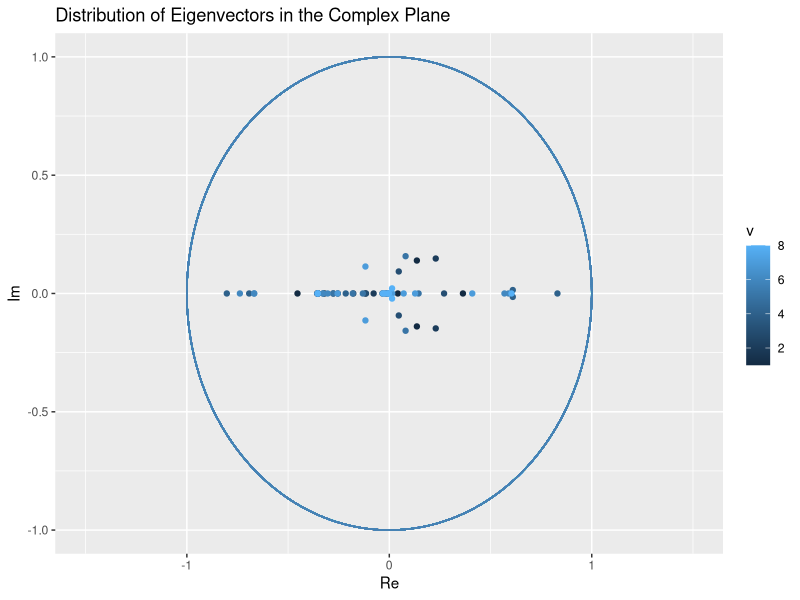
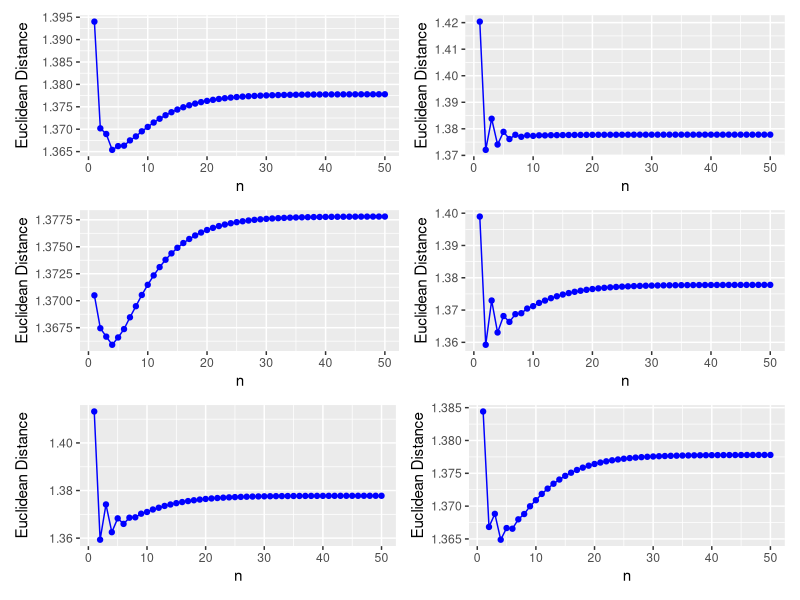
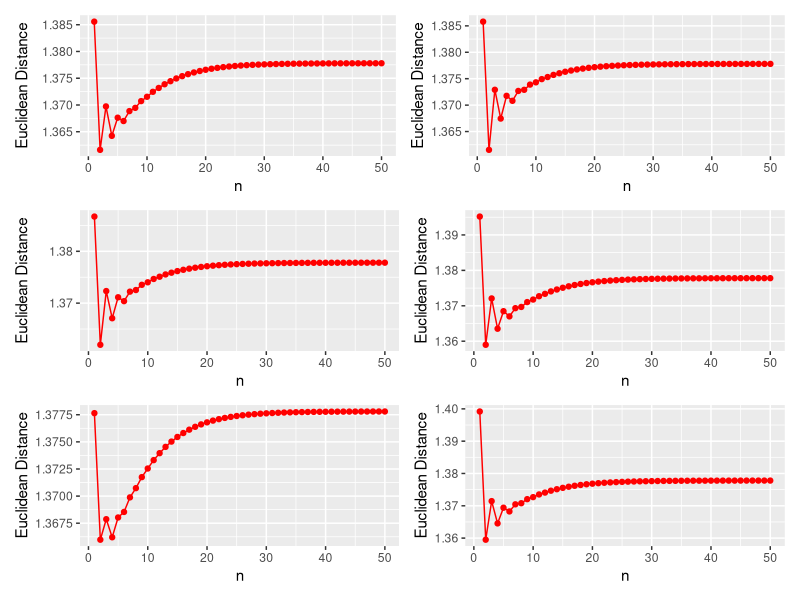

Recreate these plots in R, in order.
## ---- chunk 1
knitr::opts_chunk$set(echo = TRUE, eval = TRUE, fig.align = "center", 
                      message = FALSE, warning = FALSE)
library(tidyverse)
library(knitr)
library(patchwork)
library(ggfortify)
library(matrixcalc)
col_str <- "blue"
## ---- chunk 2
# generates rows of size P which are valid probability distributions
r0 <- function(M){
  prob <- runif(M,0,1)
  prob/sum(prob) # return normalized random row vector
}

r1 <- function(M){
  prob <- runif(M,0,1)
  num_zeros <- sample(1:(M-1),1)
  choices <- sample(1:M, num_zeros)
  prob[choices] <- 0
  prob/sum(prob) # return normalized random row vector
}
## ---- chunk 3
# initialize random P
rand_M <- function(M,row_fxn){
  P <- matrix(rep(NA, M * M), ncol = M)  # create transition matrix
  for(i in 1:M){P[i,] = row_fxn(M)}
  P
}
## ---- chunk 4
M <- 8
P <- rand_M(M,r1)
## ---- chunk 5
eig_P <- eigen(P)
eig_vectors <- eig_P[2]
evec <- data.frame(eig_vectors)

cols <- 3 # set 3 to hold (re,im) pair and whose row it belongs to
complex <- matrix(rep(NA,cols*M*M), ncol = cols)
colnames(complex) <- c("Re","Im","v")
for(i in 1:M){
  for(j in 1:M){
    curr <- evec[i,j]
    complex[M*(i-1) + j, ] <- c(Re(curr),Im(curr),i) 
  }
}
## ---- chunk 6
r <- 1
ep <- 0.5
ggplot(complex) + 
  geom_point(aes(x = Re, y = Im, color = v)) + 
  labs(x = "Re", y = "Im", title = "Distribution of Eigenvectors in the Complex Plane") +
  xlim(-(r+ep),r+ep) + ylim(-r,r) +
  ggforce::geom_circle(aes(x0=0,y0=0,r=r), color = "steelblue")
## ---- chunk 7
set.seed(23)
it <- 50 # set number of iterations of transition matrix

evolve <- function(pi){
  # simulate and record evolution of pi
  vals <- matrix(rep(NA, (M+1) * it), ncol = (M+1))
  # rename the columns
  str_vec <- rep(NA, M)
  for(i in 1:M){str_vec[i] = paste("x",i,sep="")}
  colnames(vals) <- c("n",str_vec)
  # evolve pi 
  for(i in 1:it){
    vals[i, ] = c(i, pi %*% matrix.power(P,i))
  }
  #store the values in a dataframe
  vals_ <- data.frame(vals) # store indices as base df in case they are needed
  vals <- subset(vals_, select = -c(n))
  vals
}
## ---- chunk 8

pi0 <- r1(M) # create some initial distribution
st <- evec[1,1] # choose reference vector to find distance from

distance <- function(pi,ref_dist){
  #plot difference from a reference/stationary distribution
  diff <- rbind(evolve(pi),ref_dist)
  dist_vec <- rep(0, it)
  for(i in 1:it){
    curr_dist <- stats::dist(diff[c(i,it+1),], method = "euclidean")
    dist_vec[i] <- curr_dist
  }
  data.frame(dist_vec)
}

plot_d <- function(init,ref){
  dist_vec <- distance(init,ref)
  dist_plot <- ggplot(dist_vec, mapping = aes(x = 1:it, y = dist_vec)) + 
    geom_point(color = col_str) + geom_line(color = col_str) +
    labs(x = "n", y = "Euclidean Distance")
  dist_plot
}
## ---- chunk 9
p1 <- plot_d(r1(M),st)
p2 <- plot_d(r1(M),st)
p3 <- plot_d(r1(M),st)
p4 <- plot_d(r1(M),st)
p5 <- plot_d(r1(M),st)
p6 <- plot_d(r1(M),st)

(p1+p2)/(p3+p4)/(p5+p6)
#p1/p2/p3/p4/p5/p6
#(p1+p2+p3)/(p4+p5+p6)
#(p1+p2)/(p3+p4)/(p5+p6)
## ---- chunk 10
col_str <- "red"
plot_d <- function(init,ref){
  dist_vec <- distance(init,ref)
  dist_plot <- ggplot(dist_vec, mapping = aes(x = 1:it, y = dist_vec)) + 
    geom_point(color = col_str) + geom_line(color = col_str) +
    labs(x = "n", y = "Euclidean Distance")
  dist_plot
}

p1 <- plot_d(r0(M),st)
p2 <- plot_d(r0(M),st)
p3 <- plot_d(r0(M),st)
p4 <- plot_d(r0(M),st)
p5 <- plot_d(r0(M),st)
p6 <- plot_d(r0(M),st)

(p1+p2)/(p3+p4)/(p5+p6)
